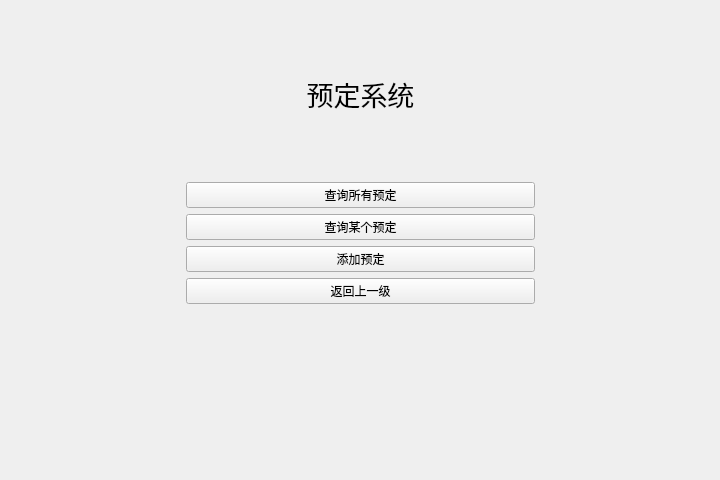
<?xml version="1.0" encoding="UTF-8"?>
<ui version="4.0">
 <class>Reserve</class>
 <widget class="QWidget" name="Reserve">
  <property name="geometry">
   <rect>
    <x>0</x>
    <y>0</y>
    <width>720</width>
    <height>480</height>
   </rect>
  </property>
  <property name="minimumSize">
   <size>
    <width>720</width>
    <height>480</height>
   </size>
  </property>
  <property name="maximumSize">
   <size>
    <width>720</width>
    <height>480</height>
   </size>
  </property>
  <property name="windowTitle">
   <string>Form</string>
  </property>
  <layout class="QGridLayout" name="gridLayout" rowstretch="1,2,1" columnstretch="1,2,1">
   <item row="0" column="1">
    <layout class="QVBoxLayout" name="verticalLayout">
     <item>
      <widget class="QLabel" name="label">
       <property name="font">
        <font>
         <pointsize>20</pointsize>
        </font>
       </property>
       <property name="text">
        <string>预定系统</string>
       </property>
       <property name="alignment">
        <set>Qt::AlignCenter</set>
       </property>
      </widget>
     </item>
    </layout>
   </item>
   <item row="1" column="0">
    <spacer name="horizontalSpacer">
     <property name="orientation">
      <enum>Qt::Horizontal</enum>
     </property>
     <property name="sizeHint" stdset="0">
      <size>
       <width>170</width>
       <height>20</height>
      </size>
     </property>
    </spacer>
   </item>
   <item row="1" column="1">
    <layout class="QVBoxLayout" name="verticalLayout_2">
     <item>
      <widget class="QPushButton" name="check_all_button">
       <property name="text">
        <string>查询所有预定</string>
       </property>
      </widget>
     </item>
     <item>
      <widget class="QPushButton" name="check_button">
       <property name="text">
        <string>查询某个预定</string>
       </property>
      </widget>
     </item>
     <item>
      <widget class="QPushButton" name="add_button">
       <property name="text">
        <string>添加预定</string>
       </property>
      </widget>
     </item>
     <item>
      <widget class="QPushButton" name="back_button">
       <property name="text">
        <string>返回上一级</string>
       </property>
      </widget>
     </item>
    </layout>
   </item>
   <item row="1" column="2">
    <spacer name="horizontalSpacer_2">
     <property name="orientation">
      <enum>Qt::Horizontal</enum>
     </property>
     <property name="sizeHint" stdset="0">
      <size>
       <width>169</width>
       <height>20</height>
      </size>
     </property>
    </spacer>
   </item>
   <item row="2" column="1">
    <spacer name="verticalSpacer">
     <property name="orientation">
      <enum>Qt::Vertical</enum>
     </property>
     <property name="sizeHint" stdset="0">
      <size>
       <width>20</width>
       <height>109</height>
      </size>
     </property>
    </spacer>
   </item>
  </layout>
 </widget>
 <resources/>
 <connections/>
</ui>
